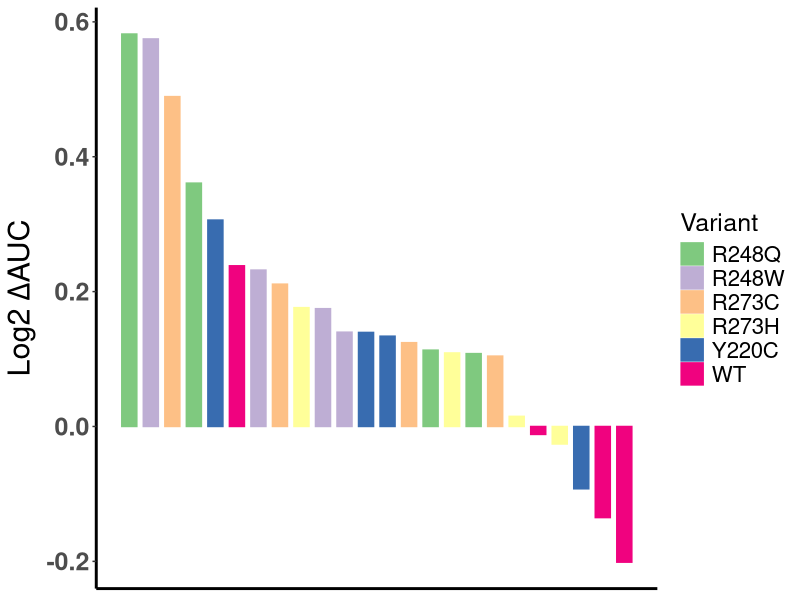
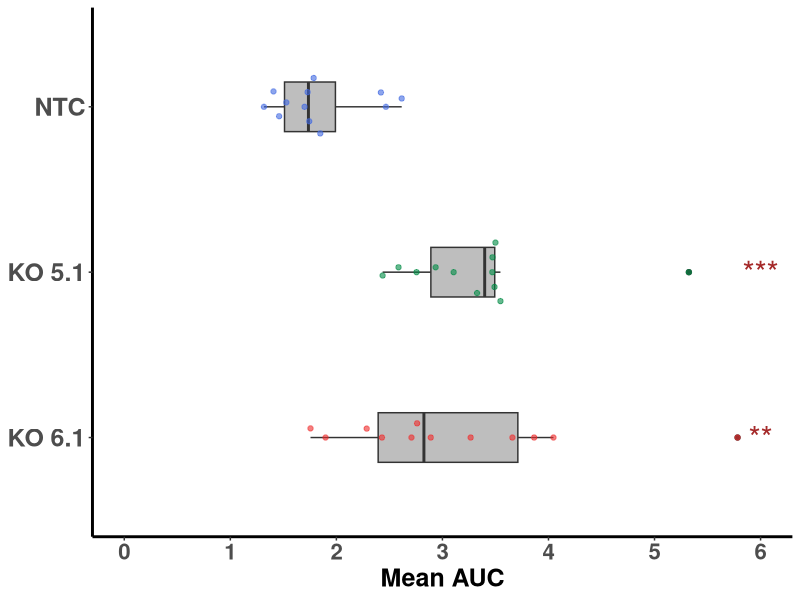
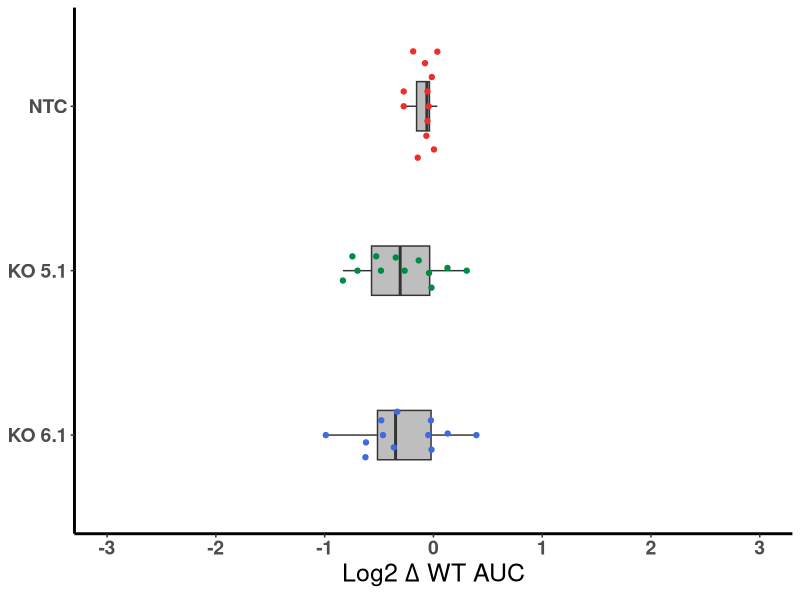

Write the R code that produced these figures, in order.
##Load packages
library(readxl)
library(openxlsx)
library(RColorBrewer)
library(tidyverse)
library(reshape2)
library(ggbeeswarm)

##Set the working directory
setwd("/Users/pettya/Desktop/R Analysis")



#Waterfall plot of Log2 AUC/mCherry for JHUEM1 and JHUEM2
##Read in excel file with JHUEM1 and JHUEM2 variant Log2 AUC/mCherry data
JHLog <- read_xlsx("JHUEM1, 2 NTC + variants, Log2 AUC data, 11-30-21.xlsx", 1)

##Pivot data table and aggregrate with mean Log2 AUC/mCherry of each variant for each cell line
JHLog <- melt(JHLog, id= c('Cell', 'Variant'))
JHLog <- dcast(JHLog, Cell ~ Variant, mean)

##Pivot data again to long form  
JHLog <- melt(JHLog, id= c("Cell"))
names(JHLog)[2] <- "Variant"

##Order rows by decreasing mean Log2 AUC/mCherry value and number rows from 1-24
JHLogorder <- JHLog[order(JHLog$value, decreasing = TRUE),]
x <- 1:nrow(JHLogorder)

##Convert Variant column to a factor and set order of variants
JHLogorder$Variant <- factor(JHLogorder$Variant, 
                             levels= c("R248Q", "R248W", "R273C", "R273H", "Y220C", "WT"))

##Generate waterfall plot 
J <- ggplot(JHLogorder, aes(x= x, y= value)) + theme_classic() +
    labs(title= NULL, 
          x= NULL, y= expression(paste("Log2 ", Delta, "AUC"))) +
    theme(axis.ticks.x= element_blank(), axis.text.x = element_blank()) +
    theme(axis.text.y = element_text(size= 18, face= "bold"), axis.title.y = element_text(size= 22, face= "bold")) +
    theme(legend.text = element_text(size= 16), legend.title = element_text(size= 18), plot.title = element_text(size= 18), axis.line = element_line(size= 1))

J <- J + geom_bar(aes(fill= Variant, color= Variant), stat = "identity", width= 0.7, 
    position= position_dodge(width = 0.4)) + scale_fill_brewer(palette = "Accent") +
    scale_color_brewer(palette = "Accent")

##Save waterfall plot as jpeg file
jpeg("JHUEM Waterfall plot, Accent, no annotation, 6-21-22.jpeg", width= 1100, height= 1300, units= "px", res= 150)
print(J)

dev.off()
   
##Annotate graph with asterisks for significance
J <- J + annotate("text", x= c(1:5, 7:8, 22), y= c(0.6, 0.59, 0.51, 0.38, 0.325, 0.25, 0.23, -0.12),
             label= "***")  

J <- J + annotate("text", x= c(6, 11, 20, 24), y= c(0.25, 0.155, -0.03, -0.22), label= "**")

J <- J + annotate("text", x= c(9:10, 13, 15, 21), y= c(0.19, 0.19, 0.15, 0.13, -0.045), label= "*")



#Boxplot and swarmplot for JHUEM1, JHUEM2 AUC data
##Read in excel file with JHUEM1 and JHUEM2 variant AUC data
JHLog <- read_xlsx("JHUEM1, 2 NTC + variants, Log2 AUC data, 11-30-21.xlsx", 3)

##Delete Cell Line column and rename new first column
JHLog <- JHLog[,-1]
names(JHLog)[1] <- "KO"

##Pivot table to long form and convert KO column to factor
JHLog <- melt(JHLog, id= c("KO"))
JHLog$KO <- factor(JHLog$KO, levels= c("KO 6.1", "KO 5.1", "NTC"))

##Generate boxplot and swarmplot of AUC data
JSw <- ggplot(JHLog, aes(x= value, y= KO)) + 
      theme_classic() + scale_x_continuous(limits= c(0, 6), breaks= seq(0, 6, 1)) +
      labs(title= NULL, x= "Mean AUC", y= NULL) +
      theme(axis.text.x= element_text(face= "bold", size= 16), axis.title.x= element_text(size= 18, face= "bold"), axis.text.y = element_text(face = "bold", size= 18)) +
      theme(legend.position= "none", axis.line = element_line(size= 1))
JSw <- JSw + geom_boxplot(fill= "grey", width= 0.3)
JSw <- JSw + geom_beeswarm(aes(color= KO), priority = "density", cex= 3) + scale_color_manual(values = alpha(c("firebrick2", "springgreen4", "royalblue"), 0.6))
JSw <- JSw + annotate("text", x= 6, y= 2, label= "***", size= 8, colour= "brown") + 
  theme(panel.grid.minor.y = element_blank())
JSw <- JSw + annotate("text", x= 6, y= 1, label= "**", size= 8, colour= "brown") + 
  theme(panel.grid.minor.y = element_blank())

##Save plot as jpeg file
jpeg("JHUEM AUC boxplot swarm, 6-22-22.jpeg", width= 1000, height= 720, units= "px", res= 150)
print(JSw)

dev.off()



#Boxplot swarm for JHUEM1, JHUEM2 Log2 WT AUC data
##Read in excel file with JHUEM1 and JHUEM2 variant Log2 WT AUC/mCherry data
JHLog2 <- read_xlsx("JHUEM1, 2 NTC + variants, Log2 AUC data, 11-30-21.xlsx", 4)

##Delete Cell Line column and rename new first column
JHLog2 <- JHLog2[,-1]
names(JHLog2)[1] <- "KO"

##Pivot table to long form and convert KO column to factor
JHLog2 <- melt(JHLog2, id= c("KO"))
JHLog2$KO <- factor(JHLog2$KO, levels= c("KO 6.1", "KO 5.1", "NTC"))

##Generate boxplot and swarmplot of Log2 WT AUC/mCherry data
JSw <- ggplot(JHLog2, aes(x= value, y= KO)) + 
  theme_classic() +
  labs(title= NULL, x= expression(paste("Log2 ", Delta, " WT AUC")), y= NULL) +
  theme(axis.text.x= element_text(face= "bold", size= 14), axis.title.x= element_text(size= 18)) + 
  theme(axis.text.y = element_text(face = "bold", size= 14), axis.title.y = element_blank()) +
  theme(legend.position= "none", axis.line = element_line(size= 1)) + scale_x_continuous(limits = c(-3, 3), breaks= seq(-3, 3, 1)) 
JSw <- JSw + geom_boxplot(fill= "grey", width= 0.3)
JSw <- JSw + geom_beeswarm(aes(color= KO), priority = "density", cex= 3) + scale_color_manual(values = c("royalblue", "springgreen4", "firebrick2"))

##Save plot as jpeg file
jpeg("JHUEM Log WT AUC boxplot swarm, 6-22-22.jpeg", width= 1000, height= 720, units= "px", res= 120)
print(JSw)

dev.off()




